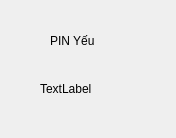
<?xml version="1.0" encoding="UTF-8"?>
<ui version="4.0">
 <class>Dialog</class>
 <widget class="QDialog" name="Dialog">
  <property name="geometry">
   <rect>
    <x>0</x>
    <y>0</y>
    <width>176</width>
    <height>138</height>
   </rect>
  </property>
  <property name="windowTitle">
   <string>Dialog</string>
  </property>
  <widget class="QLabel" name="label">
   <property name="geometry">
    <rect>
     <x>50</x>
     <y>-10</y>
     <width>121</width>
     <height>101</height>
    </rect>
   </property>
   <property name="text">
    <string>PIN Yếu</string>
   </property>
  </widget>
  <widget class="QLabel" name="label_2">
   <property name="geometry">
    <rect>
     <x>40</x>
     <y>80</y>
     <width>67</width>
     <height>17</height>
    </rect>
   </property>
   <property name="text">
    <string>TextLabel</string>
   </property>
  </widget>
 </widget>
 <resources/>
 <connections/>
</ui>
